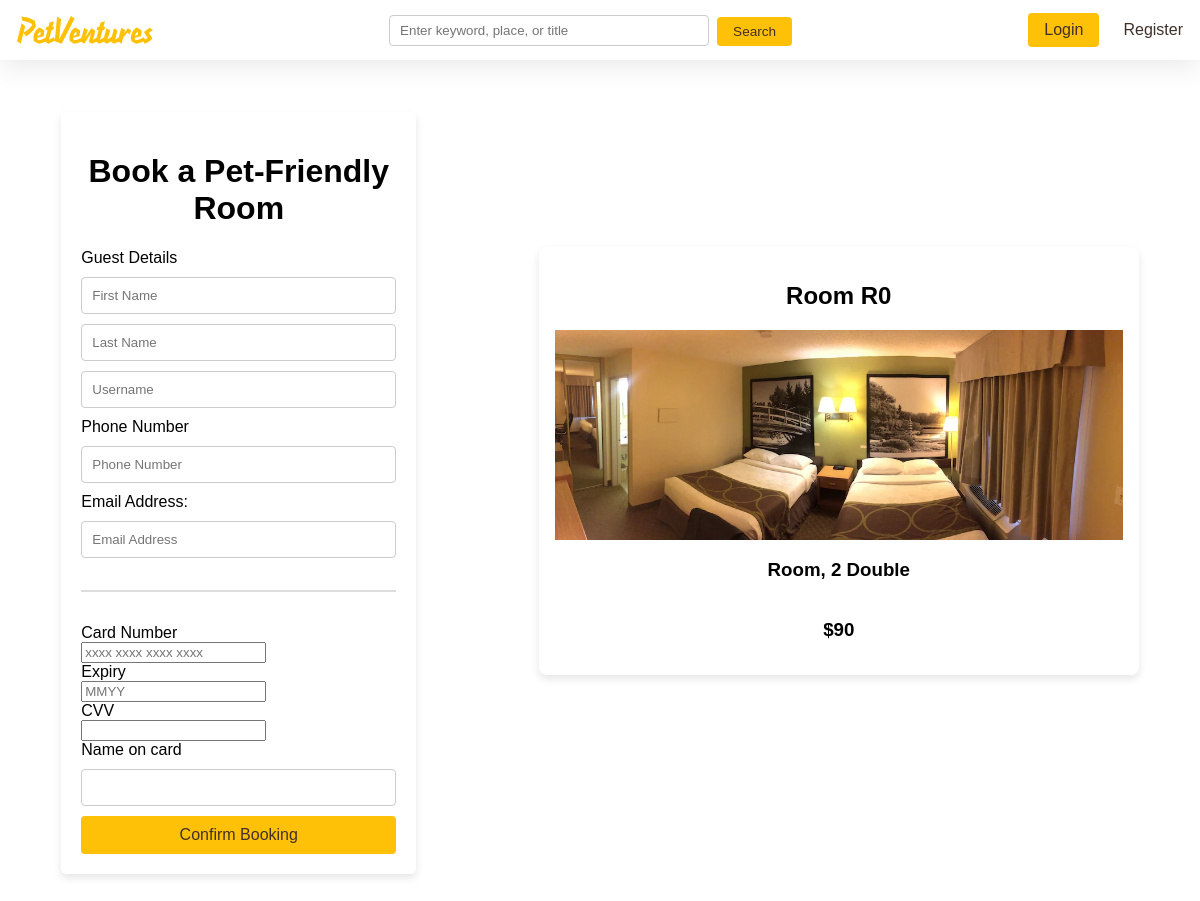
The app's page /php/booking.php?roomid=R0 with its own data.
### tables this page shows
CREATE TABLE `room` (
  `hotel_id` varchar(100) NOT NULL,
  `room_id` varchar(100) NOT NULL,
  `accommodation` varchar(1000) NOT NULL,
  `room_details` mediumtext NOT NULL,
  `amenities` mediumtext NOT NULL,
  `bed` varchar(50) NOT NULL,
  `price` varchar(25) NOT NULL,
  `availability` int(3) NOT NULL,
  `view` varchar(200) NOT NULL,
  `room_image` varchar(255) NOT NULL
);

### php/booking.php (the view, shortened to what this page needs)
<?php
require_once("header.php");
$code = trim($_REQUEST['roomid']);
$selectedHotelQuery = "SELECT room_id, accommodation, room_details, amenities, bed, price, view, room_image FROM room WHERE room.room_id = ?";
$roomStmt = $db->prepare($selectedHotelQuery);
$roomStmt->bind_param('s', $code);
$roomStmt->execute();
$res = mysqli_stmt_get_result($roomStmt);
$room_id = "";
$room_image = "";
$accommodation = "";
$price = "";
while ($row = $res->fetch_assoc()) {
    $room_id = $row['room_id'];
    $room_image = $row['room_image'];
    $accommodation = $row['accommodation'];
    $price = $row['price'];
}
?>
<div class="booking-wrapper">
    <div class="form-container">
        <h1>Book a Pet-Friendly Room</h1>
        <?php
        echo "<form action='booking.php?roomid=$room_id' method='POST'>";
        if (empty($_SESSION['valid_user'])) {
            echo '<label> Guest Details </label>
                <input id="firstName" name="firstName" type="text" placeholder="First Name" required>
                <input id="lastName" name="lastName" type="text" placeholder="Last Name" required>
                <input id="username" name="username" type="text" placeholder="Username" required>
                <label for="contactNumber">Phone Number</label>
                <input id="contactNumber" type="text" name="contactNumber" placeholder="Phone Number">
                <label for="email">Email Address:</label>
                <input type="email" name="email" value="" placeholder="Email Address" required>
                <hr>';
        }
        ?>
        <label for="ccNumber">Card Number</label>
        <input id="ccNumber" type="tel" inputmode="numeric" pattern="[0-9\s]{13,19}" autocomplete="cc-number"
            maxlength="19" placeholder="xxxx xxxx xxxx xxxx">
        <label for="ccExpiry">Expiry</label>
        <input name="ccExpiry" type="tel" placeholder="MMYY">
        <label for="ccCVV">CVV</label>
        <input name="ccCVV" type="tel">
        <label for="ccName">Name on card</label>
        <input name="ccName" type="text">
        <input id="submit" type="submit" name="submit" value="Confirm Booking">
        </form>
    </div>
    <?php
    echo '<div class="booking-room-wrapper">
    <h2>Room ' . $room_id . '</h2>
    <img src="../images/rooms/' . $room_image . '" alt="' . $accommodation . '">
    <h3>' . $accommodation . '</h3>
    <h3>$' . $price . '</h3>
    </div>
    </div>
    ';
    include('footer.php');
    ?>

### css/style.css (style rules this page uses)
* { box-sizing: border-box; }
body { font-family: "Verdana", sans-serif; margin: 0; }
label { font-size: 1rem; display: block; }
img { width: 100%; height: auto; }
h1 { font-family: "Verdana", sans-serif; text-align: center; font-size: 2em; }
form { margin: 0; gap: 0.5rem; align-items: flex-end; }
.booking-room-wrapper, .booking-card { max-width: 50vw; padding: 1rem; border-radius: 0.5rem; box-shadow: 0 4px 8px rgba(0, 0, 0, 0.1); display: flex; flex-direction: column; justify-content: center; align-items: center; margin-bottom: 4rem; }
.booking-wrapper { display: flex; flex-direction: row; align-items: center; justify-content: space-around; height: fit-content; padding: 7rem 0; }
hr { border: 1px solid #ddd; margin: 2rem 0; }
input[type=text], input[type=email], input[type=password], input[type=submit], input[type=date], select { width: 100%; padding: 10px; margin: 10px 0; display: block; border: 1px solid #ccc; border-radius: 4px; }

### css/registerLogin.css (style rules this page uses)
.form-container { width: 355px; padding: 20px; background-color: #fff; box-shadow: 0 4px 8px rgba(0, 0, 0, 0.1); border-radius: 5px; }
input[type=text], input[type=email], input[type=password], input[type=submit], input[type=date], select { width: 100%; padding: 10px; margin: 10px 0; display: block; border: 1px solid #ccc; border-radius: 4px; }
input[type=submit] { background-color: #FFC107; color: #412f29; cursor: pointer; font-size:1rem; border:none; margin:0; }

### records on screen
room: room_id "R0", room_image (picture), accommodation "Room, 2 Double", price "90"
